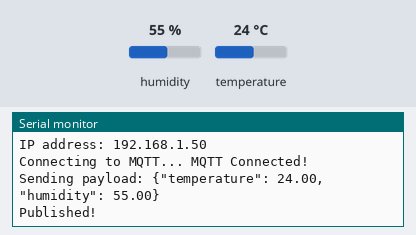
Recording of a sketch running on a simulated ESP8266 (NodeMCU). Parts: the last lines printed to the serial monitor. The inputs (shaded band) are chosen by the test bench; at power-on: humidity 55 %, temperature 24 °C. WiFi joins after 1.5 s; servers stay silent unless stated; no MQTT or app messages arrive unless stated.

Above: at 2.7 s.
2.8 s: humidity set to 22 %
At 8.1 s:
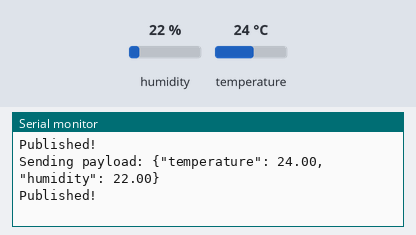
8.8 s: temperature set to 12 °C
At 12.8 s:
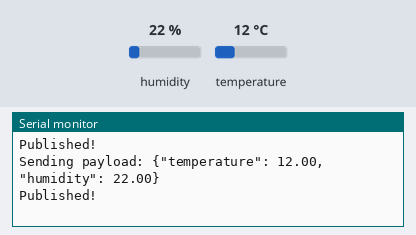
14.8 s: humidity set to 40 %
At 17.5 s:
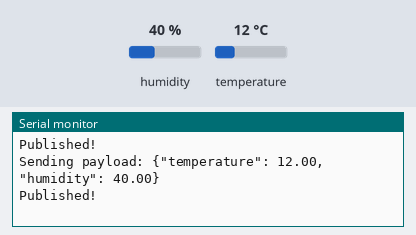
Timing chart, 0 to 19.0 s (numbered marks = the images above; inputs shaded):
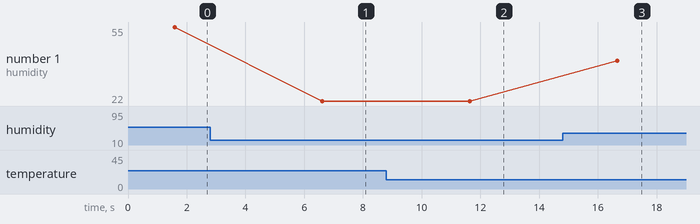

The sketch:

Data_Publisher_for_MQTT_Broker.ino
```cpp
#include <ESP8266WiFi.h>
#include "Adafruit_MQTT.h"
#include "Adafruit_MQTT_Client.h"
#include "DHT.h"

/************************* WiFi Access Point *********************************/
#define WLAN_SSID       "KLU_WIFI"
#define WLAN_PASS       ""

/************************* MQTT Broker Setup *********************************/
#define MQTT_SERVER      "10.10.42.92"
#define MQTT_SERVERPORT  1884
#define MQTT_USERNAME    "acm_iot" // Add your MQTT username
#define MQTT_PASSWORD    "iot" // Add your MQTT password

// Create an ESP8266 WiFiClient class to connect to the MQTT server.
WiFiClient client;

// Setup the MQTT client class by passing in the WiFi client and all broker details.
Adafruit_MQTT_Client mqtt(&client, MQTT_SERVER, MQTT_SERVERPORT, MQTT_USERNAME, MQTT_PASSWORD);

// Setup a 'feed' (topic) for publishing.
Adafruit_MQTT_Publish weatherFeed = Adafruit_MQTT_Publish(&mqtt, "weather/data");

/************************* DHT Sensor Setup *********************************/
#define DHTPIN D4
#define DHTTYPE DHT11
DHT dht(DHTPIN, DHTTYPE);

void setup() {
  Serial.begin(115200);
  delay(10);
  Serial.println(F("Adafruit MQTT Weather Station"));

  // Connect to WiFi
  Serial.print("Connecting to ");
  Serial.println(WLAN_SSID);
  WiFi.begin(WLAN_SSID, WLAN_PASS);
  while (WiFi.status() != WL_CONNECTED) {
    delay(500);
    Serial.print(".");
  }
  Serial.println("\nWiFi connected");
  Serial.print("IP address: ");
  Serial.println(WiFi.localIP());

  dht.begin();
}

void loop() {
  MQTT_connect();

  float humidity = dht.readHumidity();
  float temperature = dht.readTemperature();

  if (isnan(humidity) || isnan(temperature)) {
    Serial.println(F("Failed to read from DHT sensor!"));
    delay(2000);
    return;
  }

  char payload[100];
  snprintf(payload, sizeof(payload), "{\"temperature\": %.2f, \"humidity\": %.2f}", temperature, humidity);

  Serial.print(F("\nSending payload: "));
  Serial.println(payload);

  if (! weatherFeed.publish(payload)) {
    Serial.println(F("Failed to publish."));
  } else {
    Serial.println(F("Published!"));
  }

  if(! mqtt.ping()) {
    mqtt.disconnect();
  }

  delay(5000);
}

void MQTT_connect() {
  if (mqtt.connected()) {
    return;
  }
  Serial.print("Connecting to MQTT... ");
  int8_t ret;
  while ((ret = mqtt.connect()) != 0) {
       Serial.println(mqtt.connectErrorString(ret));
       Serial.println("Retrying MQTT connection in 5 seconds...");
       mqtt.disconnect();
       delay(5000);
  }
  Serial.println("MQTT Connected!");
}
```

Measured:
- after the input at 2.8 s, the serial monitor: prints a new line after 3.8 s (image 1)
- after the input at 8.8 s, the serial monitor: prints a new line after 2.8 s (image 2)
- after the input at 14.8 s, the serial monitor: prints a new line after 1.9 s (image 3)
- plotted number 1: 55 → 22 after the input at 2.8 s, 22 → 40 after the input at 14.8 s
